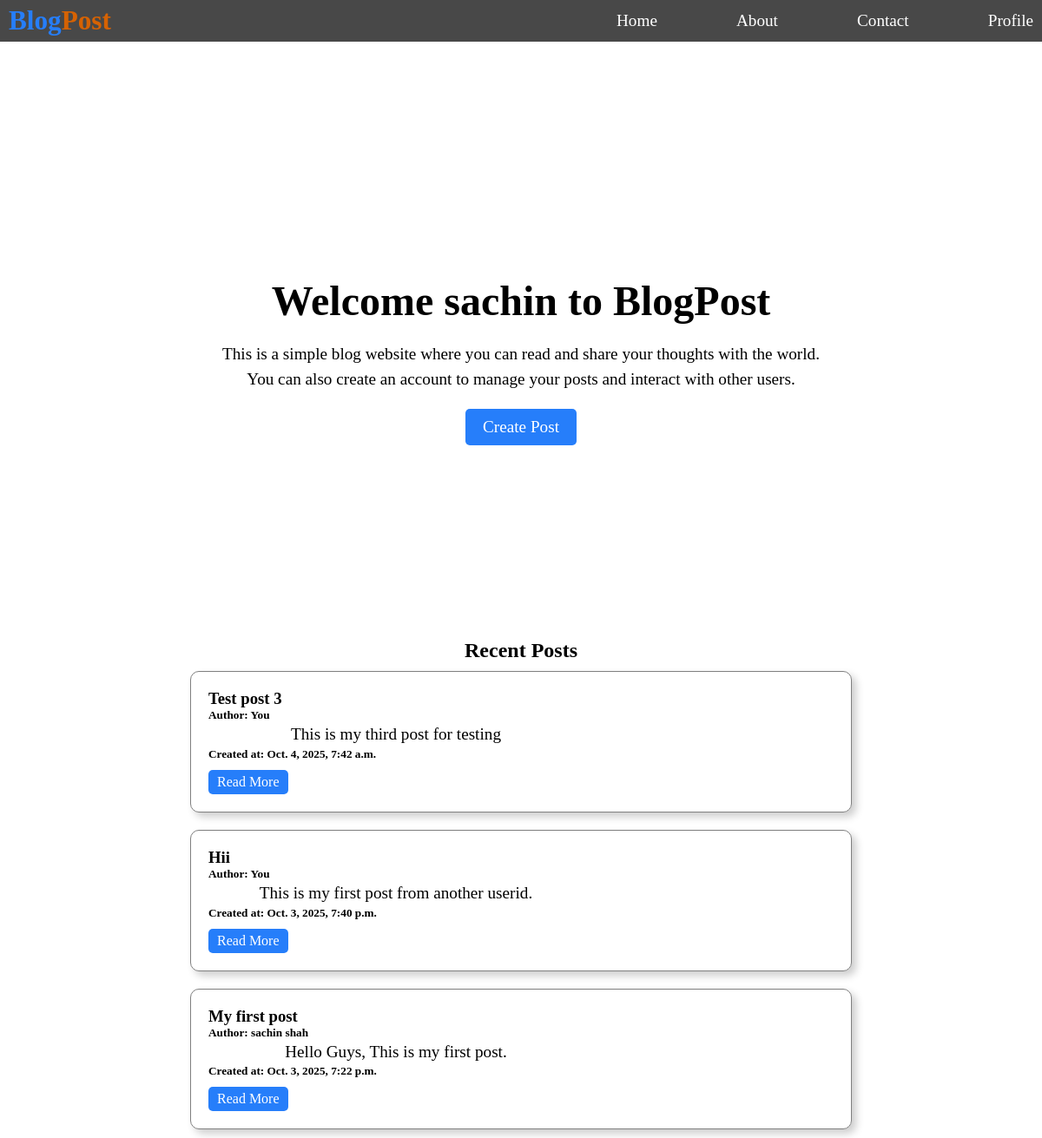
The app's page / (signed in) with its own data.
### blog/models.py (models this page shows)
class Post(models.Model):
    postid = models.AutoField(primary_key=True)
    title = models.CharField(max_length=100)
    content = models.TextField()
    created_at = models.DateTimeField(auto_now_add=True)
    updated_at = models.DateTimeField(auto_now=True)
    user = models.ForeignKey(User, on_delete=models.CASCADE)

### blog/views.py (the view)
# urls.py: 2. Add a URL to urlpatterns:  path('', views.home, name='home')
def home(request):
    posts = []
    if request.user.is_authenticated:
        posts = Post.objects.all().order_by('-created_at')
        return render(request, "blog/index.html", context = {'pageName' : 'Home | BlogPost','posts':posts})
    return render(request, "blog/index.html", context = {'pageName' : 'Home | BlogPost'})

### blog/templates/blog/index.html
{% extends "blog/base.html" %}
{% load static %}
{% block start %}
<div class="home">
    <h1>Welcome {% if user.is_authenticated %}
      {{user.first_name}}
    {% endif %} to BlogPost</h1>
    <p>This is a simple blog website where you can read and share your thoughts with the world. You can also create an
        account to manage your posts and interact with other users.</p>
    {% if not user.is_authenticated %}
    <a href="/login" class="btn">Get Started</a>
    {% else %}
    <a href="/post_blog" class="btn">Create Post</a>
    {% endif %}
</div>
<div class="posts">
    {% if posts %}
    <h2>Recent Posts</h2>
    {% for post in posts %}
    <div class="post-item">
        <h3>{{ post.title }}</h3>
        <h5>Author: {% if user.username == post.user.username %}
            You
            {%else%}
            {{post.user.first_name}} {{post.user.last_name}}
        {% endif %}</h5>
        <p>{{ post.content }}</p>
        <h5>Created at: {{post.created_at}}</h5>
        <a href="/posts" class="btn">Read More</a>
    </div>
    {% endfor %}
    {% endif %}
</div>
{% endblock start %}

### blog/templates/blog/base.html (shortened to what this page needs)
<!DOCTYPE html>
<html lang="en">
<head>
    {% load static %}
    <link rel="stylesheet" href="{% static 'blog/base.css'%}">
</head>
<body>
    <section>
        <header>
            <div class="left">
                <a href="/"><h1><span>Blog</span>Post</h1></a>
            </div>
            <div class="right">
                <a href="/">Home</a>
                <a href="/about">About</a>
                <a href="/contact">Contact</a>
                {% if user.is_authenticated %}
                <a href="/profile">Profile</a>
                {% endif %}
            </div>
        </header>
        <div class="marg"></div>
        {% block start %}
        {% endblock start %}
    </section>
</body>
</html>

### blog/static/blog/base.css (style rules this page uses)
* { margin: 0; }
section { width: 100%; min-height: 100vh; }
.marg { height: 12vh; width: 100%; }

### records on screen
Post: title "Test post 3", shows "You", content "This is my third post for testing", created_at "Oct. 4, 2025, 7:42 a.m."
Post: title "Hii", shows "You", content "This is my first post from another userid.", created_at "Oct. 3, 2025, 7:40 p.m."
Post: title "My first post", user.first_name "sachin", user.last_name "shah", content "Hello Guys, This is my first post.", created_at "Oct. 3, 2025, 7:22 p.m."

### other values on screen
{{ user.first_name }} "sachin"
